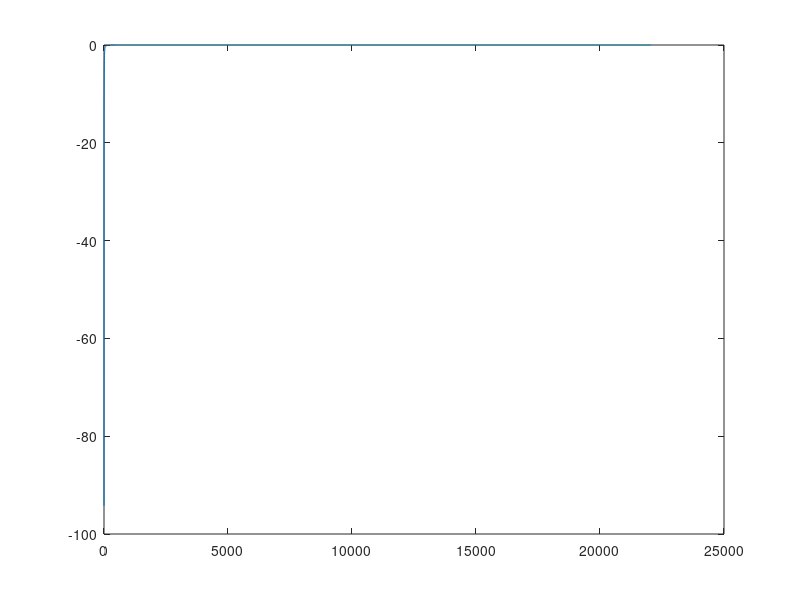

MATLAB code to generate this figure:
clear; clc; close('all');

pkg load signal 

fs = 44100;


function [b, a] = makeHighPass(frequency, sampleRate) 

    Q = 0.70710678118654752440;
    n = tan (pi * frequency / sampleRate);

    nSquared = n * n;
    invQ = 1 / Q;
    c1 = 1 / (1 + invQ * n + nSquared);

    b0 = c1;
    b1 = c1 * -2;
    b2 =  c1;

    a0 = 1;
    a1 = c1 * 2 * (nSquared - 1);
    a2 =  c1 * (1 - invQ * n + nSquared);

    a = [a2 a1 a0];
    b = [b2 b1 b0];

end


#[b,a] = butter(order,1000/(sr/2),'low');

# 1 * s^3 + 10 * s^2
# -------------------------------------------------------------------------------
# 1.00196 * s^3 + 112.176 * s^2 + 1217.65 * s + 1960.78

Zb = [1 10 0 0 ]
Za = [1.00196 112.176 1217.65 1960.78]

[b, a] = bilinear(Zb, Za, 1/fs);

[h, f] = freqz(b, a, 10000);

fv = fs / 2 * f / pi;
hlog = 20 * log10(abs(h));

plot(fv, hlog)


#figure 
#[b, a] = makeHighPass(fs, 50);
#[h, f] = freqz(b, a);

% [sos] = tf2sos(b, a);

% x = [zeros(10, 1) ; 1; zeros(200, 1)]; %impulse


% % all in one
% Y = filter(b, a, x);

% % cascaded biquads
% Z = x;

% for nn = 1:size(sos, 1);
%     Z = filter(sos(nn, 1:3),sos(nn, 4:6), Z );
% end


% cla; 
% plot(Y, 'k'); 
% hold on; 
% plot(Z,':r'); 
% hold off